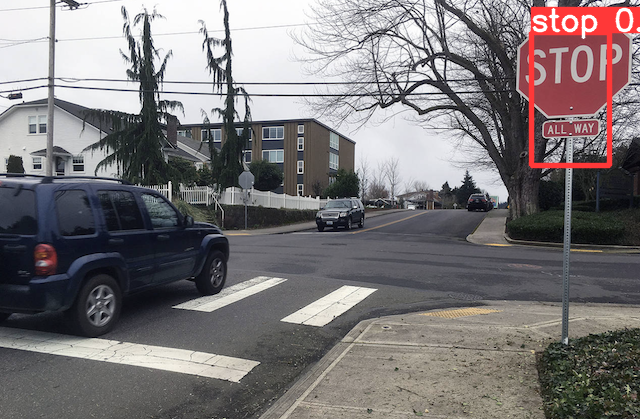
#> input picture stopTest.png, 640 x 419 px, given as the content of the folder ./TrafficSigns, which was not available
$ jupyter execute --allow-errors TrafficSignDataset.ipynb
#> lines starting #> are read from the running program, lines starting #| are printed output that depends on the picture; pictures that were not available may be replaced by others from this repository, and a replacement may not be noted
[cell 1]
import os
import cv2
import math
from copy import deepcopy
import numpy as np
import pandas as pd
import imutils
from random import randint
from PIL import Image
from PIL.ImageShow import show

[cell 2]
# [14 lines left out: function DSLoad, not called in this run]

[cell 3]
# [31 lines left out: function detectSign, not called in this run]

[cell 4]
def SaveImage(name, img, displayImg = False) -> None:
    imge = Image.fromarray(img.astype(np.uint8))
    imge.save(name+".png")
    if(displayImg):
        show(imge, name)

[cell 5]
def convertGrayScale(img, greyScalefilter = np.array([0.2989, 0.5870, 0.1140])):
    imgcopy = deepcopy(img)
    greyScaleImg = np.dot(imgcopy[:, :, :3], greyScalefilter)
    return greyScaleImg

[cell 6]
def AddGaussianNoise(img, mean, std):
    noise = np.random.normal(mean, std, size=img.shape)
    imgNoisy = img + noise
    return imgNoisy


def AddSaltPepperNoise(img, percent):
    saltPepperImage = np.copy(img)
    saltPepperCount = (((img.shape[0]*img.shape[1])//100)*percent)//2
    for i in range(saltPepperCount):
        saltPepperPixel = [
            randint(0, img.shape[0])-1, randint(0, img.shape[1])-1]
        saltPepperImage[saltPepperPixel[0], saltPepperPixel[1]] = 0
        saltPepperPixel = [
            randint(0, img.shape[0])-1, randint(0, img.shape[1])-1]
        saltPepperImage[saltPepperPixel[0], saltPepperPixel[1]] = 255
    return saltPepperImage

[cell 7]
# [14 lines left out: function MedianFilter, not called in this run]

[cell 8]
def FindNorm(k, std, mean = 0):
    denom = (math.sqrt(2 * math.pi)*std)
    expo = -((k**2) / 2*(std**2))
    return (math.e**expo)/denom


def GenerateGaussianKernel(size, std: int = 1):
#> called with size = 5, std = 3
    OneDKernel = np.linspace(-(size // 2), size // 2, size)
    for i in range(size):
        OneDKernel[i] = FindNorm(OneDKernel[i], std)
    twoDKernel = np.outer(OneDKernel, OneDKernel)
    twoDKernel *= 1.0 / twoDKernel.max()
    return twoDKernel


def GenerateBoxKernel(size):
    boxFilter = np.zeros((size, size))
    boxFilter += 1
    boxFilter = boxFilter / np.sum(boxFilter)
    return boxFilter

[cell 9]
def Convolve(img, kernel):
    imgOutput = np.zeros(img.shape)
    noRows, noCols = img.shape
    noKRows, noKCols = kernel.shape
    padHeight, padWidth = (noKRows//2)*2, (noKCols//2)*2
    ImgPadded = np.zeros((noRows + padHeight, noCols + padWidth))
    ImgPadded[(padHeight//2):ImgPadded.shape[0] - (padHeight//2),
                (padWidth//2):ImgPadded.shape[1] - (padWidth//2)] = image
    for i in range(noRows):
        for j in range(noCols):
            imgOutput[i, j] = np.sum(
                kernel*ImgPadded[i:i+noKRows, j:j+noKCols])
    return imgOutput

[cell 10]
allImgnames = os.listdir("./TrafficSigns")
mean = 0
greyScaleFilter = np.array([0.2989, 0.5870, 0.1140])
kernelBox3x3 = GenerateBoxKernel(3)
kernelBox9x9 = GenerateBoxKernel(9)
kernelBox5x5 = GenerateBoxKernel(5)
kernelgauss5x5 = GenerateGaussianKernel(5, 3)
kernelgauss9x9 = GenerateGaussianKernel(9, 5)
kernelgauss3x3 = GenerateGaussianKernel(3, 5)


for imgName in allImgnames:

    try:
        image = cv2.imread("./TrafficSigns/"+imgName)
#> image is the input picture: shape (419, 640, 3); mean B, G, R 119.8, 118.2, 123
        imgName_ = imgName.split('.')[0]
        imgName_ = imgName_.lower()
        imgName_ = ''.join(c for c in imgName_ if c.isalnum())
        if("plaque" in imgName_):
            imgName_ = ''.join(imgName_.split("plaque"))
        print("Working on", imgName_)

        try:
            os.mkdir('./TrafficSignDataset/'+imgName_)
        except:
            pass

        if("stop" in imgName_ ):
            detectedSigns = image
        else:
            detectedSigns = detectSign(image)
        i = 0
        for [x, y, w, h] in detectedSigns:
            i += 1
            boardSign = image[y:y+h, x:x+w]
            boardSign = imutils.resize(boardSign, width=500)
            greyScaleImg = convertGrayScale(boardSign, greyScaleFilter)
            SaveImage('./TrafficSignDataset/'+imgName_+"/" +
                      "original" + str(i), boardSign)

            SaveImage('./TrafficSignDataset/'+imgName_+"/" +
                      "greyScaleImg" + str(i), greyScaleImg)

            gaussianimgNoisy1 = AddGaussianNoise(greyScaleImg, mean, 1)
            SaveImage('./TrafficSignDataset/'+imgName_+"/" +
                      "noice-1-" + str(i), gaussianimgNoisy1)

            saltPepperimgNoisy10 = AddSaltPepperNoise(greyScaleImg, 10)
            SaveImage('./TrafficSignDataset/'+imgName_+"/" +
                      "noice-2-" + str(i), saltPepperimgNoisy10)

            saltPepperimgNoisy30 = AddSaltPepperNoise(greyScaleImg, 30)
            SaveImage('./TrafficSignDataset/'+imgName_+"/" +
                      "noice-3-" + str(i), saltPepperimgNoisy30)

            boxFilter3x3ImageOnsaltPepperimgNoisy30 = Convolve(
                saltPepperimgNoisy30, kernelBox3x3)
            SaveImage('./TrafficSignDataset/'+imgName_+"/"+"noice-4-" +
                      str(i), boxFilter3x3ImageOnsaltPepperimgNoisy30)

            median3x3FilterImageOnSaltPepperimgNoisy30 = MedianFilter(
                saltPepperimgNoisy30, 3)
            SaveImage('./TrafficSignDataset/'+imgName_+"/"+"noice-5-" +
                      str(i), median3x3FilterImageOnSaltPepperimgNoisy30)

            gaussian3x3FilterImageOnSaltPepperimgNoisy30 = Convolve(
                saltPepperimgNoisy30, kernelgauss3x3)
            SaveImage('./TrafficSignDataset/'+imgName_+"/"+"noice-6-" +
                      str(i), gaussian3x3FilterImageOnSaltPepperimgNoisy30)

            boxFilter5x5ImageOnsaltPepperimgNoisy30 = Convolve(
                saltPepperimgNoisy30, kernelBox5x5)
            SaveImage('./TrafficSignDataset/'+imgName_+"/"+"noice-7-" +
                      str(i), boxFilter5x5ImageOnsaltPepperimgNoisy30)

            median5x5FilterImageOnSaltPepperimgNoisy30 = MedianFilter(
                saltPepperimgNoisy30, 5)
            SaveImage('./TrafficSignDataset/'+imgName_+"/"+"noice-8-" +
                      str(i), median5x5FilterImageOnSaltPepperimgNoisy30)

            gaussian5x5FilterImageOnSaltPepperimgNoisy30 = Convolve(
                saltPepperimgNoisy30, kernelgauss5x5)
            SaveImage('./TrafficSignDataset/'+imgName_+"/"+"noice-9-" +
                      str(i), gaussian5x5FilterImageOnSaltPepperimgNoisy30)

            boxFilter9x9ImageOnsaltPepperimgNoisy30 = Convolve(
                saltPepperimgNoisy30, kernelBox9x9)
            SaveImage('./TrafficSignDataset/'+imgName_+"/"+"noice-10-" +
                      str(i), boxFilter9x9ImageOnsaltPepperimgNoisy30)

            median9x9FilterImageOnSaltPepperimgNoisy30 = MedianFilter(
                saltPepperimgNoisy30, 9)
            SaveImage('./TrafficSignDataset/'+imgName_+"/"+"noice-11-" +
                      str(i), median9x9FilterImageOnSaltPepperimgNoisy30)

            gaussian9x9FilterImageOnSaltPepperimgNoisy30 = Convolve(
                saltPepperimgNoisy30, kernelgauss9x9)
            SaveImage('./TrafficSignDataset/'+imgName_+"/"+"noice-12-" +
                      str(i), gaussian9x9FilterImageOnSaltPepperimgNoisy30)
    except:
        pass

[cell 11]
allImgnames = os.listdir("./TrafficSigns")
#> allImgnames = ['stopTest.png']
mean = 0
#> mean = 0
greyScaleFilter = np.array([0.2989, 0.5870, 0.1140])
#> greyScaleFilter = [0.299, 0.587, 0.114]
kernelBox3x3 = GenerateBoxKernel(3)
#> kernelBox3x3 = [[0.111, 0.111, 0.111], [0.111, 0.111, 0.111], [0.111, 0.111, 0.111]]
kernelBox9x9 = GenerateBoxKernel(9)
kernelBox5x5 = GenerateBoxKernel(5)
kernelgauss5x5 = GenerateGaussianKernel(5, 3)
kernelgauss9x9 = GenerateGaussianKernel(9, 5)
kernelgauss3x3 = GenerateGaussianKernel(3, 5)
#> kernelgauss3x3 = [[1.39e-11, 3.73e-06, 1.39e-11], [3.73e-06, 1, 3.73e-06], [1.39e-11, 3.73e-06, 1.39e-11]]
#> `imgName_ = imgName.split('.')[0]`: imgName_ = 'stopTest'
#> `imgName_ = imgName_.lower()`: imgName_ = 'stoptest'
#> `i += 1`: i = 1
#> `boardSign = imutils.resize(boardSign, width=500)`:
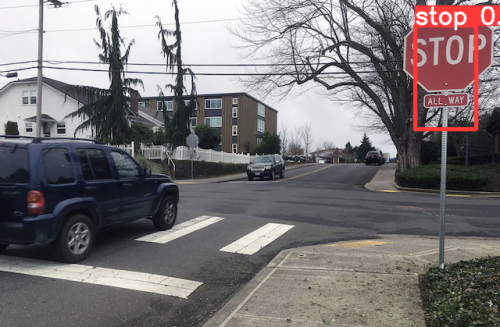
#> boardSign: shape (327, 500, 3); mean B, G, R 119.8, 118.2, 123


#> (the rest of this cell did not finish here and is left out)

#> in convertGrayScale, `greyScaleImg = np.dot(imgcopy[:, :, :3], greyScalefilter)`:
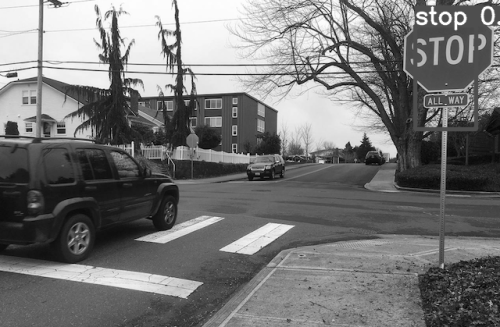
#> greyScaleImg: shape (327, 500) float64; min 6.3, max 255, mean 119.2
        # SaveImage('./TrafficSignDataset/'+imgName_+ str(i), greyScaleImg)
        SaveImage('./TrafficSignDataset/'+imgName_+"/" +
                    "original" + str(i), boardSign)

        SaveImage('./TrafficSignDataset/'+imgName_+"/" +
                    "greyScaleImg" + str(i), greyScaleImg)

        gaussianimgNoisy1 = AddGaussianNoise(greyScaleImg, mean, 1)
#> in AddGaussianNoise, `noise = np.random.normal(mean, std, size=img.shape)`:
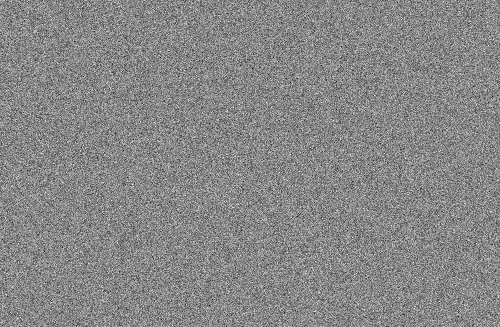
#> noise: shape (327, 500) float64; min -4.85, max 4.29, mean 0.00521; drawn with min black and max white
        SaveImage('./TrafficSignDataset/'+imgName_+"/" +
                    "noice-1-" + str(i), gaussianimgNoisy1)

        saltPepperimgNoisy10 = AddSaltPepperNoise(greyScaleImg, 10)
#> in AddSaltPepperNoise, `saltPepperCount = (((img.shape[0]*img.shape[1])//100)*percent)//2`: saltPepperCount = 8175
        SaveImage('./TrafficSignDataset/'+imgName_+"/" +
                    "noice-2-" + str(i), saltPepperimgNoisy10)

        saltPepperimgNoisy30 = AddSaltPepperNoise(greyScaleImg, 30)
        SaveImage('./TrafficSignDataset/'+imgName_+"/" +
                    "noice-3-" + str(i), saltPepperimgNoisy30)

        boxFilter3x3ImageOnsaltPepperimgNoisy30 = Convolve(
            saltPepperimgNoisy30, kernelBox3x3)
#> in Convolve, `noRows, noCols = img.shape`: noRows = 327; noCols = 500
#> in Convolve, `noKRows, noKCols = kernel.shape`: noKRows = 3
#> in Convolve, `padHeight, padWidth = (noKRows//2)*2, (noKCols//2)*2`: padHeight = 2
        SaveImage('./TrafficSignDataset/'+imgName_+"/"+"noice-4-" +
                    str(i), boxFilter3x3ImageOnsaltPepperimgNoisy30)

        median3x3FilterImageOnSaltPepperimgNoisy30 = MedianFilter(
            saltPepperimgNoisy30, 3)
        SaveImage('./TrafficSignDataset/'+imgName_+"/"+"noice-5-" +
                    str(i), median3x3FilterImageOnSaltPepperimgNoisy30)

        gaussian3x3FilterImageOnSaltPepperimgNoisy30 = Convolve(
            saltPepperimgNoisy30, kernelgauss3x3)
        SaveImage('./TrafficSignDataset/'+imgName_+"/"+"noice-6-" +
                    str(i), gaussian3x3FilterImageOnSaltPepperimgNoisy30)

        boxFilter5x5ImageOnsaltPepperimgNoisy30 = Convolve(
            saltPepperimgNoisy30, kernelBox5x5)
        SaveImage('./TrafficSignDataset/'+imgName_+"/"+"noice-7-" +
                    str(i), boxFilter5x5ImageOnsaltPepperimgNoisy30)

        median5x5FilterImageOnSaltPepperimgNoisy30 = MedianFilter(
            saltPepperimgNoisy30, 5)
        SaveImage('./TrafficSignDataset/'+imgName_+"/"+"noice-8-" +
                    str(i), median5x5FilterImageOnSaltPepperimgNoisy30)

        gaussian5x5FilterImageOnSaltPepperimgNoisy30 = Convolve(
            saltPepperimgNoisy30, kernelgauss5x5)
        SaveImage('./TrafficSignDataset/'+imgName_+"/"+"noice-9-" +
                    str(i), gaussian5x5FilterImageOnSaltPepperimgNoisy30)

        boxFilter9x9ImageOnsaltPepperimgNoisy30 = Convolve(
            saltPepperimgNoisy30, kernelBox9x9)
        SaveImage('./TrafficSignDataset/'+imgName_+"/"+"noice-10-" +
                    str(i), boxFilter9x9ImageOnsaltPepperimgNoisy30)

        median9x9FilterImageOnSaltPepperimgNoisy30 = MedianFilter(
            saltPepperimgNoisy30, 9)
        SaveImage('./TrafficSignDataset/'+imgName_+"/"+"noice-11-" +
                    str(i), median9x9FilterImageOnSaltPepperimgNoisy30)

        gaussian9x9FilterImageOnSaltPepperimgNoisy30 = Convolve(
            saltPepperimgNoisy30, kernelgauss9x9)
        SaveImage('./TrafficSignDataset/'+imgName_+"/"+"noice-12-" +
                    str(i), gaussian9x9FilterImageOnSaltPepperimgNoisy30)
